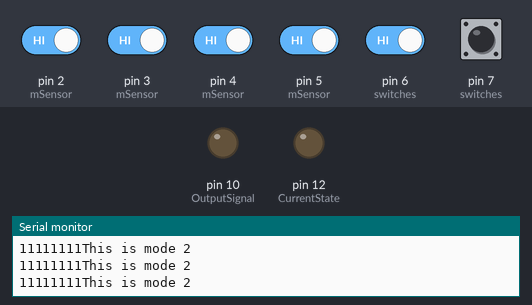
Recording of a sketch running on a simulated Arduino Uno, built with avr-gcc and run on an emulated ATmega328P. Shown: output pins drawn as LEDs (lit = HIGH), the last lines printed to the serial monitor. The inputs (shaded band) are chosen by the test bench; at power-on: pin 2 (mSensor), pin 3 (mSensor), pin 4 (mSensor), pin 5 (mSensor), pin 6 (switches), pin 7 (switches) HIGH.

Above: at 1.2 s.
1.3 s: pin 2 (mSensor) driven LOW and pin 3 (mSensor) driven LOW and pin 4 (mSensor) driven LOW and pin 5 (mSensor) driven LOW and pin 6 (switches) driven LOW
At 2.3 s:
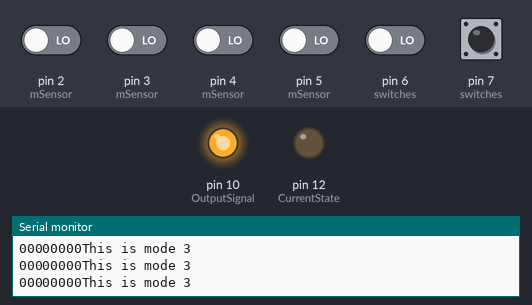
Timing chart, 0 to 4.3 s (numbered marks = the images above; inputs shaded):
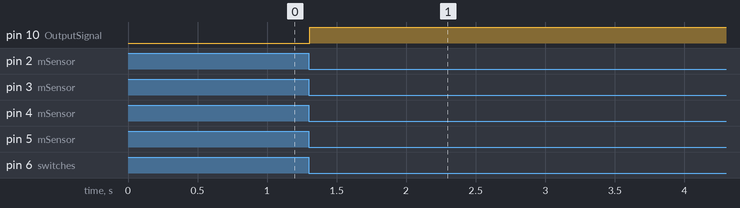

The sketch:

mSensorController.ino
```cpp
/*
   This is the main logic used for magnetic detection
   The number of how many sensors can be defined easily
   Similarly, metal detection can also be used using this.
*/
#define mSensor1 2
#define mSensor2 3
#define mSensor3 4
#define mSensor4 5


#define OutputSignal  10  //External Control Pin (current using LED)
#define Reset  11   //External Reset (highest level)
#define CurrentState  12    //To indicate current state of this model, High: Working; LOW: Idel
#define switches1 6
#define switches2 7


int mSensor[] = {mSensor1, mSensor2, mSensor3, mSensor4};
int switches[] = {switches1, switches2};

int modeNumebr = 0;
int mRegister[4] = {1,1,1,1};

void setup() {
  Serial.begin(9600);
  for (int thisSignal = 0; thisSignal < 4; thisSignal++) {
    pinMode(mSensor[thisSignal], INPUT_PULLUP);
  }
  for (int thisswitch = 0; thisswitch < 2; thisswitch++) {
    pinMode(switches[thisswitch], INPUT_PULLUP);
  }
  pinMode(OutputSignal, OUTPUT);
  pinMode(Reset, INPUT);
  pinMode(CurrentState, OUTPUT);
}


void multiple(int number) {

  for (int n = 0; n < number; n++) {
    if (digitalRead(mSensor[n]) == LOW) mRegister[n] = 0;
  }
  if (check_inputCondition(number, mRegister)) {
    digitalWrite(OutputSignal, HIGH);
//    delay(10000);
//    for (int n = 0; n < number; n++) {
//      mRegister[n] = 1;
//    }

  } else {
    digitalWrite(OutputSignal, LOW);
  }
}

  boolean check_inputCondition(int number, int *arr) {
    for (int n = 0; n < number; n++) {
      if (arr[n] != 0) {
        return false;
      }
    }
    return true;
  }

  void loop() {

    for (int n = 0; n < 4; n++) {
      Serial.print(digitalRead(mSensor[n]));
    }

    for (int n = 0; n < 4; n++) {
      Serial.print(mRegister[n]);
    }

    if (digitalRead(switches[1]) == LOW) {
      Serial.println("This is mode 1");
      modeNumebr = 2;
    }
    else   if (digitalRead(switches[0]) == LOW) {
      Serial.println("This is mode 3");
      modeNumebr = 4;
    }
    else {
      Serial.println("This is mode 2");
      modeNumebr = 3;

    }

    multiple(modeNumebr);
  }
```

Measured:
- after the input at 1.3 s, pin 10 (OutputSignal): LOW → HIGH at once
